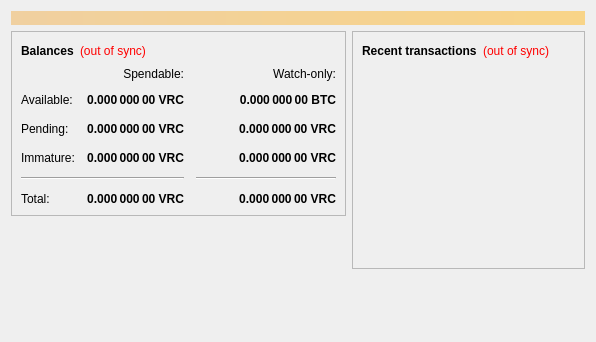
<?xml version="1.0" encoding="UTF-8"?>
<ui version="4.0">
 <class>OverviewPage</class>
 <widget class="QWidget" name="OverviewPage">
  <property name="geometry">
   <rect>
    <x>0</x>
    <y>0</y>
    <width>596</width>
    <height>342</height>
   </rect>
  </property>
  <property name="windowTitle">
   <string>Form</string>
  </property>
  <layout class="QVBoxLayout" name="topLayout">
   <item>
    <widget class="QLabel" name="labelAlerts">
     <property name="visible">
      <bool>false</bool>
     </property>
     <property name="styleSheet">
      <string notr="true">background-color: qlineargradient(x1: 0, y1: 0, x2: 1, y2: 0, stop:0 #F0D0A0, stop:1 #F8D488); color:#000000;</string>
     </property>
     <property name="wordWrap">
      <bool>true</bool>
     </property>
     <property name="margin">
      <number>3</number>
     </property>
    </widget>
   </item>
   <item>
    <layout class="QHBoxLayout" name="horizontalLayout" stretch="1,1">
     <item>
      <layout class="QVBoxLayout" name="verticalLayout_2">
       <item>
        <widget class="QFrame" name="frame">
         <property name="frameShape">
          <enum>QFrame::StyledPanel</enum>
         </property>
         <property name="frameShadow">
          <enum>QFrame::Raised</enum>
         </property>
         <layout class="QVBoxLayout" name="verticalLayout_4">
          <item>
           <layout class="QHBoxLayout" name="horizontalLayout_4">
            <item>
             <widget class="QLabel" name="label_5">
              <property name="font">
               <font>
                <weight>75</weight>
                <bold>true</bold>
               </font>
              </property>
              <property name="text">
               <string>Balances</string>
              </property>
             </widget>
            </item>
            <item>
             <widget class="QLabel" name="labelWalletStatus">
              <property name="cursor">
               <cursorShape>WhatsThisCursor</cursorShape>
              </property>
              <property name="toolTip">
               <string>The displayed information may be out of date. Your wallet automatically synchronizes with the vRolexCoin network after a connection is established, but this process has not completed yet.</string>
              </property>
              <property name="styleSheet">
               <string notr="true">QLabel { color: red; }</string>
              </property>
              <property name="text">
               <string notr="true">(out of sync)</string>
              </property>
              <property name="alignment">
               <set>Qt::AlignLeading|Qt::AlignLeft|Qt::AlignVCenter</set>
              </property>
             </widget>
            </item>
            <item>
             <spacer name="horizontalSpacer_3">
              <property name="orientation">
               <enum>Qt::Horizontal</enum>
              </property>
              <property name="sizeHint" stdset="0">
               <size>
                <width>40</width>
                <height>20</height>
               </size>
              </property>
             </spacer>
            </item>
           </layout>
          </item>
          <item>
           <layout class="QGridLayout" name="gridLayout">
            <property name="spacing">
             <number>12</number>
            </property>
            <item row="2" column="2">
             <widget class="QLabel" name="labelWatchPending">
              <property name="font">
               <font>
                <weight>75</weight>
                <bold>true</bold>
               </font>
              </property>
              <property name="cursor">
               <cursorShape>IBeamCursor</cursorShape>
              </property>
              <property name="toolTip">
               <string>Unconfirmed transactions to watch-only addresses</string>
              </property>
              <property name="text">
               <string notr="true">0.000 000 00 VRC</string>
              </property>
              <property name="alignment">
               <set>Qt::AlignRight|Qt::AlignTrailing|Qt::AlignVCenter</set>
              </property>
              <property name="textInteractionFlags">
               <set>Qt::LinksAccessibleByMouse|Qt::TextSelectableByKeyboard|Qt::TextSelectableByMouse</set>
              </property>
             </widget>
            </item>
            <item row="2" column="1">
             <widget class="QLabel" name="labelUnconfirmed">
              <property name="font">
               <font>
                <weight>75</weight>
                <bold>true</bold>
               </font>
              </property>
              <property name="cursor">
               <cursorShape>IBeamCursor</cursorShape>
              </property>
              <property name="toolTip">
               <string>Total of transactions that have yet to be confirmed, and do not yet count toward the spendable balance</string>
              </property>
              <property name="text">
               <string notr="true">0.000 000 00 VRC</string>
              </property>
              <property name="alignment">
               <set>Qt::AlignRight|Qt::AlignTrailing|Qt::AlignVCenter</set>
              </property>
              <property name="textInteractionFlags">
               <set>Qt::LinksAccessibleByMouse|Qt::TextSelectableByKeyboard|Qt::TextSelectableByMouse</set>
              </property>
             </widget>
            </item>
            <item row="3" column="2">
             <widget class="QLabel" name="labelWatchImmature">
              <property name="font">
               <font>
                <weight>75</weight>
                <bold>true</bold>
               </font>
              </property>
              <property name="cursor">
               <cursorShape>IBeamCursor</cursorShape>
              </property>
              <property name="toolTip">
               <string>Mined balance in watch-only addresses that has not yet matured</string>
              </property>
              <property name="text">
               <string notr="true">0.000 000 00 VRC</string>
              </property>
              <property name="alignment">
               <set>Qt::AlignRight|Qt::AlignTrailing|Qt::AlignVCenter</set>
              </property>
              <property name="textInteractionFlags">
               <set>Qt::LinksAccessibleByMouse|Qt::TextSelectableByKeyboard|Qt::TextSelectableByMouse</set>
              </property>
             </widget>
            </item>
            <item row="4" column="0" colspan="2">
             <widget class="Line" name="line">
              <property name="orientation">
               <enum>Qt::Horizontal</enum>
              </property>
             </widget>
            </item>
            <item row="4" column="2">
             <widget class="Line" name="lineWatchBalance">
              <property name="sizePolicy">
               <sizepolicy hsizetype="Preferred" vsizetype="Fixed">
                <horstretch>0</horstretch>
                <verstretch>0</verstretch>
               </sizepolicy>
              </property>
              <property name="minimumSize">
               <size>
                <width>140</width>
                <height>0</height>
               </size>
              </property>
              <property name="orientation">
               <enum>Qt::Horizontal</enum>
              </property>
             </widget>
            </item>
            <item row="5" column="0">
             <widget class="QLabel" name="labelTotalText">
              <property name="text">
               <string>Total:</string>
              </property>
             </widget>
            </item>
            <item row="3" column="1">
             <widget class="QLabel" name="labelImmature">
              <property name="font">
               <font>
                <weight>75</weight>
                <bold>true</bold>
               </font>
              </property>
              <property name="cursor">
               <cursorShape>IBeamCursor</cursorShape>
              </property>
              <property name="toolTip">
               <string>Mined balance that has not yet matured</string>
              </property>
              <property name="text">
               <string notr="true">0.000 000 00 VRC</string>
              </property>
              <property name="alignment">
               <set>Qt::AlignRight|Qt::AlignTrailing|Qt::AlignVCenter</set>
              </property>
              <property name="textInteractionFlags">
               <set>Qt::LinksAccessibleByMouse|Qt::TextSelectableByKeyboard|Qt::TextSelectableByMouse</set>
              </property>
             </widget>
            </item>
            <item row="2" column="3">
             <spacer name="horizontalSpacer_2">
              <property name="orientation">
               <enum>Qt::Horizontal</enum>
              </property>
              <property name="sizeHint" stdset="0">
               <size>
                <width>40</width>
                <height>20</height>
               </size>
              </property>
             </spacer>
            </item>
            <item row="3" column="0">
             <widget class="QLabel" name="labelImmatureText">
              <property name="text">
               <string>Immature:</string>
              </property>
             </widget>
            </item>
            <item row="5" column="1">
             <widget class="QLabel" name="labelTotal">
              <property name="font">
               <font>
                <weight>75</weight>
                <bold>true</bold>
               </font>
              </property>
              <property name="cursor">
               <cursorShape>IBeamCursor</cursorShape>
              </property>
              <property name="toolTip">
               <string>Your current total balance</string>
              </property>
              <property name="text">
               <string notr="true">0.000 000 00 VRC</string>
              </property>
              <property name="alignment">
               <set>Qt::AlignRight|Qt::AlignTrailing|Qt::AlignVCenter</set>
              </property>
              <property name="textInteractionFlags">
               <set>Qt::LinksAccessibleByMouse|Qt::TextSelectableByKeyboard|Qt::TextSelectableByMouse</set>
              </property>
             </widget>
            </item>
            <item row="5" column="2">
             <widget class="QLabel" name="labelWatchTotal">
              <property name="font">
               <font>
                <weight>75</weight>
                <bold>true</bold>
               </font>
              </property>
              <property name="cursor">
               <cursorShape>IBeamCursor</cursorShape>
              </property>
              <property name="toolTip">
               <string>Current total balance in watch-only addresses</string>
              </property>
              <property name="text">
               <string notr="true">0.000 000 00 VRC</string>
              </property>
              <property name="alignment">
               <set>Qt::AlignRight|Qt::AlignTrailing|Qt::AlignVCenter</set>
              </property>
              <property name="textInteractionFlags">
               <set>Qt::LinksAccessibleByMouse|Qt::TextSelectableByKeyboard|Qt::TextSelectableByMouse</set>
              </property>
             </widget>
            </item>
            <item row="0" column="2">
             <widget class="QLabel" name="labelWatchonly">
              <property name="text">
               <string>Watch-only:</string>
              </property>
              <property name="alignment">
               <set>Qt::AlignRight|Qt::AlignTrailing|Qt::AlignVCenter</set>
              </property>
             </widget>
            </item>
            <item row="1" column="0">
             <widget class="QLabel" name="labelBalanceText">
              <property name="text">
               <string>Available:</string>
              </property>
             </widget>
            </item>
            <item row="1" column="1">
             <widget class="QLabel" name="labelBalance">
              <property name="font">
               <font>
                <weight>75</weight>
                <bold>true</bold>
               </font>
              </property>
              <property name="cursor">
               <cursorShape>IBeamCursor</cursorShape>
              </property>
              <property name="toolTip">
               <string>Your current spendable balance</string>
              </property>
              <property name="text">
               <string notr="true">0.000 000 00 VRC</string>
              </property>
              <property name="alignment">
               <set>Qt::AlignRight|Qt::AlignTrailing|Qt::AlignVCenter</set>
              </property>
              <property name="textInteractionFlags">
               <set>Qt::LinksAccessibleByMouse|Qt::TextSelectableByKeyboard|Qt::TextSelectableByMouse</set>
              </property>
             </widget>
            </item>
            <item row="1" column="2">
             <widget class="QLabel" name="labelWatchAvailable">
              <property name="font">
               <font>
                <weight>75</weight>
                <bold>true</bold>
               </font>
              </property>
              <property name="cursor">
               <cursorShape>IBeamCursor</cursorShape>
              </property>
              <property name="toolTip">
               <string>Your current balance in watch-only addresses</string>
              </property>
              <property name="text">
               <string notr="true">0.000 000 00 BTC</string>
              </property>
              <property name="alignment">
               <set>Qt::AlignRight|Qt::AlignTrailing|Qt::AlignVCenter</set>
              </property>
              <property name="textInteractionFlags">
               <set>Qt::LinksAccessibleByMouse|Qt::TextSelectableByKeyboard|Qt::TextSelectableByMouse</set>
              </property>
             </widget>
            </item>
            <item row="2" column="0">
             <widget class="QLabel" name="labelPendingText">
              <property name="text">
               <string>Pending:</string>
              </property>
             </widget>
            </item>
            <item row="0" column="1">
             <widget class="QLabel" name="labelSpendable">
              <property name="text">
               <string>Spendable:</string>
              </property>
              <property name="alignment">
               <set>Qt::AlignRight|Qt::AlignTrailing|Qt::AlignVCenter</set>
              </property>
             </widget>
            </item>
           </layout>
          </item>
         </layout>
        </widget>
       </item>
       <item>
        <spacer name="verticalSpacer">
         <property name="orientation">
          <enum>Qt::Vertical</enum>
         </property>
         <property name="sizeHint" stdset="0">
          <size>
           <width>20</width>
           <height>40</height>
          </size>
         </property>
        </spacer>
       </item>
      </layout>
     </item>
     <item>
      <layout class="QVBoxLayout" name="verticalLayout_3">
       <item>
        <widget class="QFrame" name="frame_2">
         <property name="frameShape">
          <enum>QFrame::StyledPanel</enum>
         </property>
         <property name="frameShadow">
          <enum>QFrame::Raised</enum>
         </property>
         <layout class="QVBoxLayout" name="verticalLayout">
          <item>
           <layout class="QHBoxLayout" name="horizontalLayout_2">
            <item>
             <widget class="QLabel" name="label_4">
              <property name="font">
               <font>
                <weight>75</weight>
                <bold>true</bold>
               </font>
              </property>
              <property name="text">
               <string>Recent transactions</string>
              </property>
             </widget>
            </item>
            <item>
             <widget class="QLabel" name="labelTransactionsStatus">
              <property name="cursor">
               <cursorShape>WhatsThisCursor</cursorShape>
              </property>
              <property name="toolTip">
               <string>The displayed information may be out of date. Your wallet automatically synchronizes with the vRolexCoin network after a connection is established, but this process has not completed yet.</string>
              </property>
              <property name="styleSheet">
               <string notr="true">QLabel { color: red; }</string>
              </property>
              <property name="text">
               <string notr="true">(out of sync)</string>
              </property>
              <property name="alignment">
               <set>Qt::AlignRight|Qt::AlignTrailing|Qt::AlignVCenter</set>
              </property>
             </widget>
            </item>
            <item>
             <spacer name="horizontalSpacer">
              <property name="orientation">
               <enum>Qt::Horizontal</enum>
              </property>
              <property name="sizeHint" stdset="0">
               <size>
                <width>40</width>
                <height>20</height>
               </size>
              </property>
             </spacer>
            </item>
           </layout>
          </item>
          <item>
           <widget class="QListView" name="listTransactions">
            <property name="styleSheet">
             <string notr="true">QListView { background: transparent; }</string>
            </property>
            <property name="frameShape">
             <enum>QFrame::NoFrame</enum>
            </property>
            <property name="verticalScrollBarPolicy">
             <enum>Qt::ScrollBarAlwaysOff</enum>
            </property>
            <property name="horizontalScrollBarPolicy">
             <enum>Qt::ScrollBarAlwaysOff</enum>
            </property>
            <property name="selectionMode">
             <enum>QAbstractItemView::NoSelection</enum>
            </property>
           </widget>
          </item>
         </layout>
        </widget>
       </item>
       <item>
        <spacer name="verticalSpacer_2">
         <property name="orientation">
          <enum>Qt::Vertical</enum>
         </property>
         <property name="sizeHint" stdset="0">
          <size>
           <width>20</width>
           <height>40</height>
          </size>
         </property>
        </spacer>
       </item>
      </layout>
     </item>
    </layout>
   </item>
  </layout>
 </widget>
 <resources/>
 <connections/>
</ui>
